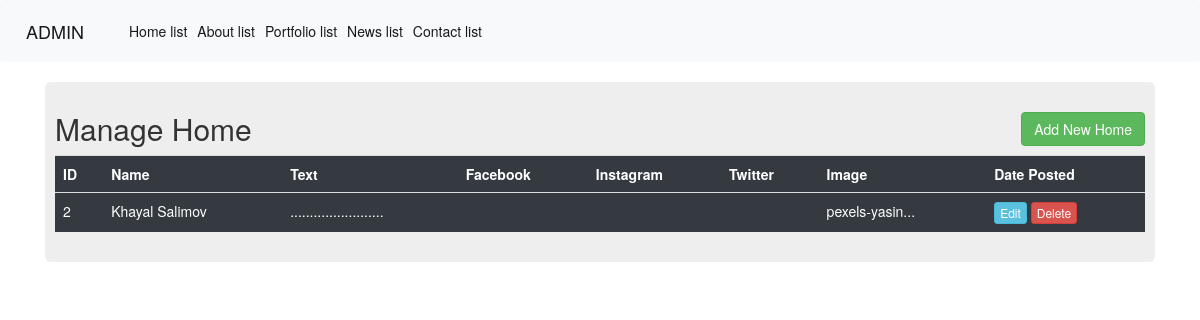
Page /admin/home-list on the committed database.
### Project/models.py (models this page shows, shortened)
class Home(db.Model):
    id = db.Column(db.Integer, primary_key=True)
    name = db.Column(db.String(20), nullable=False, )
    text = db.Column(db.String(50), nullable=False, )
    fb = db.Column(db.String(20),)
    insta = db.Column(db.String(20),)
    twitter = db.Column(db.String(20),)
    image = db.Column(db.String(20),)

### Project/routes.py (the view)
@app.route('/admin/home-list')
def admin_home_list():
    home = Home.query.all()
    return render_template('admin/home-list.html', home=home)

### Project/templates/admin/home-list.html
{% extends 'admin/base.html' %}
{% block content %}
<div class="container">
    <div class="row">
        <div class="col md-12">
            <div class="jumbotron p-3">
                <h2>Manage Home <a href="{{url_for('add_home')}}"><button type="button"  class="btn btn-success float-right"
                data-toggle="modal">Add New Home</button> </h2></a>
                <table class="table table-hover table-dark">
                    <tr>
                        <th>ID</th>
                        <th>Name</th>
                        <th>Text</th>
                        <th>Facebook</th>
                        <th>Instagram</th>
                        <th>Twitter</th>
                        <th>Image</th>
                        <th>Date Posted</th>
                    </tr>
                    {% for homedata in home %}
                    <tr>
                        <td>{{homedata.id}}</td>
                        <td>{{homedata.name}}</td>
                        <td>{{homedata.text}}</td>
                        <td>{{homedata.fb}}</td>
                        <td>{{homedata.insta}}</td>
                        <td>{{homedata.twitter}}</td>
                        <td>{{homedata.image|truncate(15)}}</td>
                        <td>
                            <a href="{{url_for('edit_home', id=homedata.id)}}" class="btn btn-info btn-xs">Edit</a>
                            <a href="{{url_for('delete_home', id=homedata.id)}}" class="btn btn-danger btn-xs"
                            onclick="return confirm('Are You Sure To Delete ?')">Delete</a>
                        </td>
                    </tr>
                    {% endfor %}
                </table>
            </div>
        </div>
    </div>
</div>
{% endblock %}

### rows in the picture
Home: id "2", name "Khayal Salimov", text "........................", image "pexels-yasin..."
